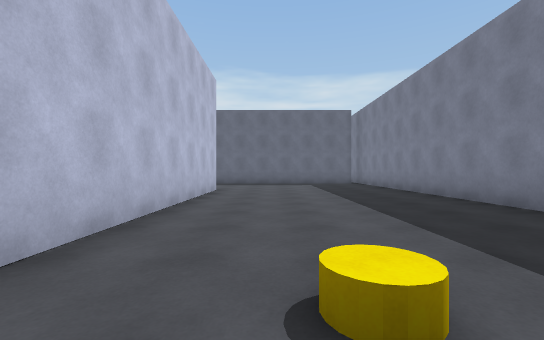
[1] (above)

22 first-person views from a walk through a 3-D level made in the Unity game engine. The camera is 1.2 m above the floor, looks level and sees 90° across. The floor is counted in squares, 2 m on a side. Each view is taken from the middle of a square. On the plan, view 1 faces up. The plan holds only what a view shows up to about 9 squares ahead; the rest is blank. The place goes on beyond the plan. The player is left out.

[2]
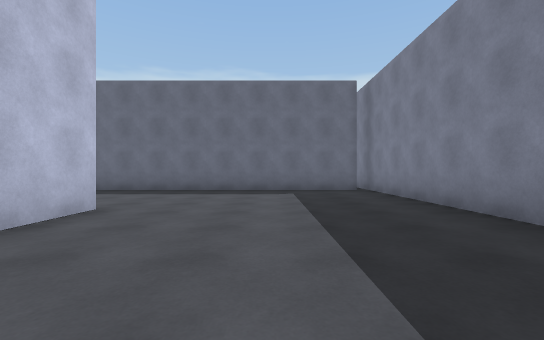

[3]
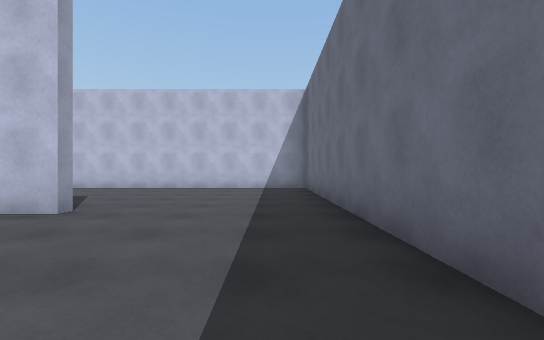

[4]
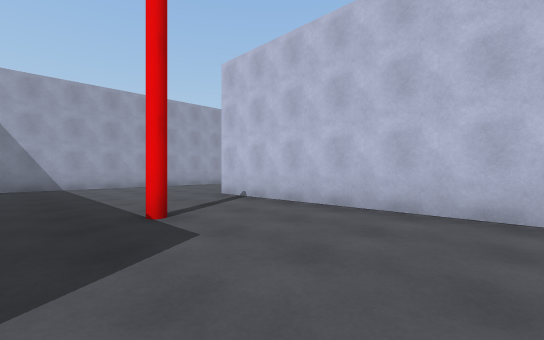

[5]
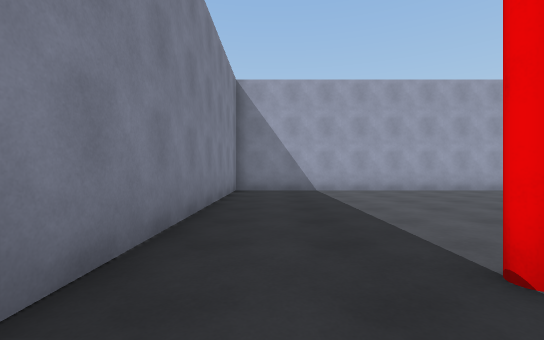

[6]
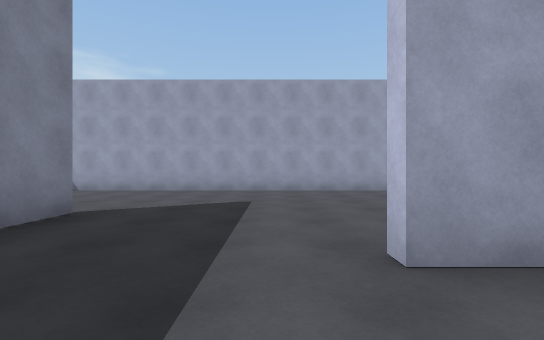

[7]
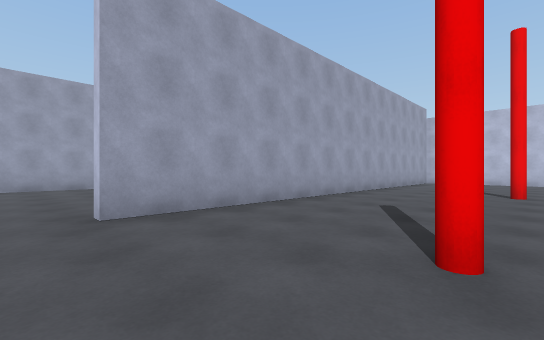

[8]
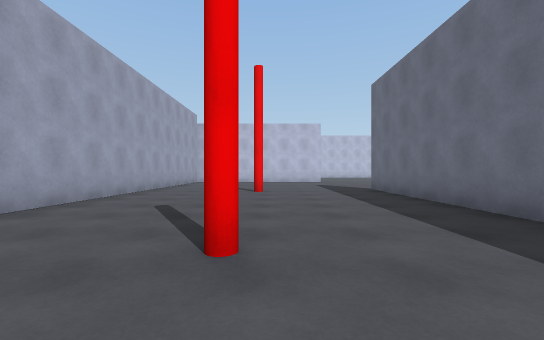

[9]
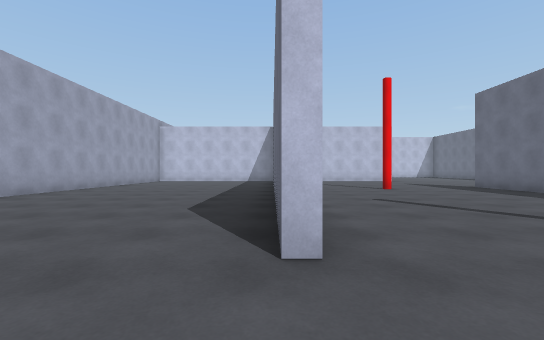

[10]
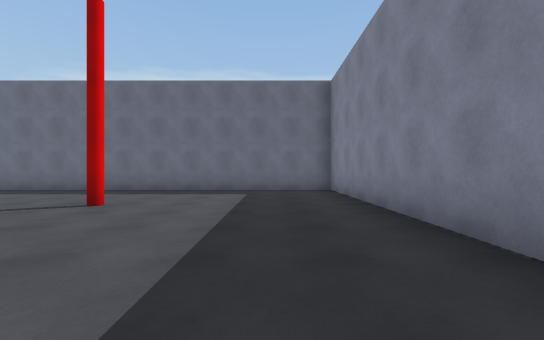

[11]
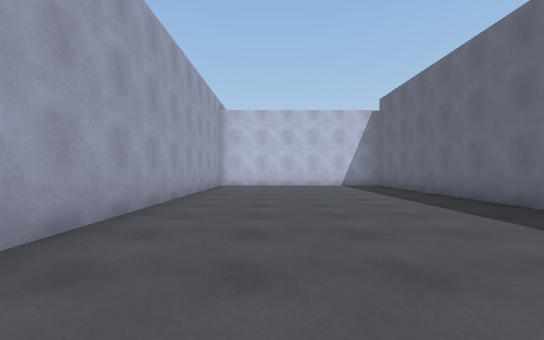

[12]
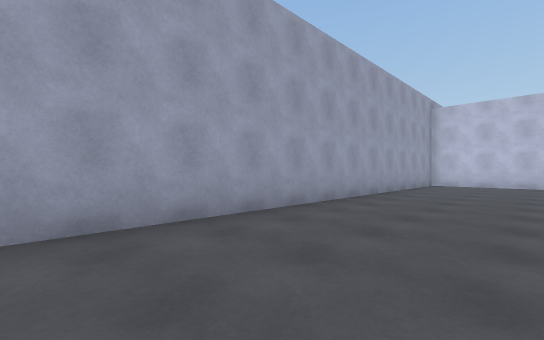

[13]
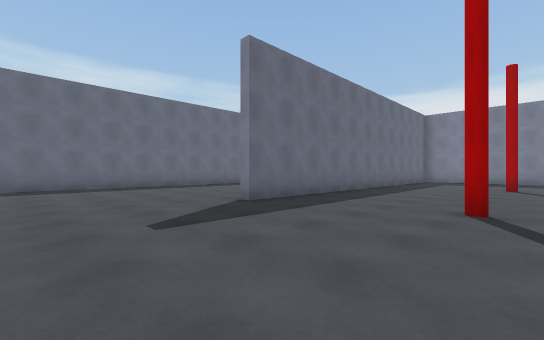

[14]
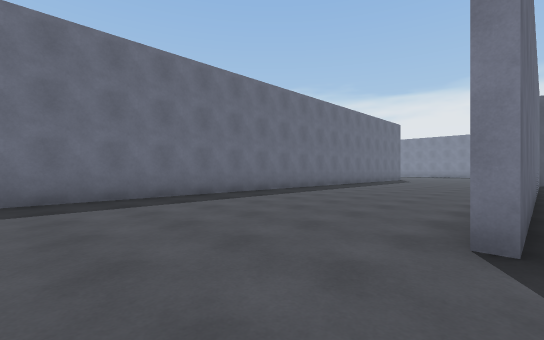

[15]
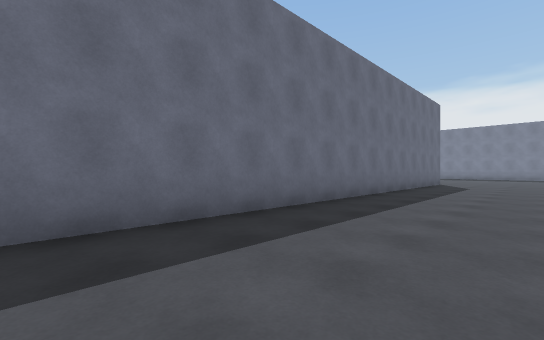

[16]
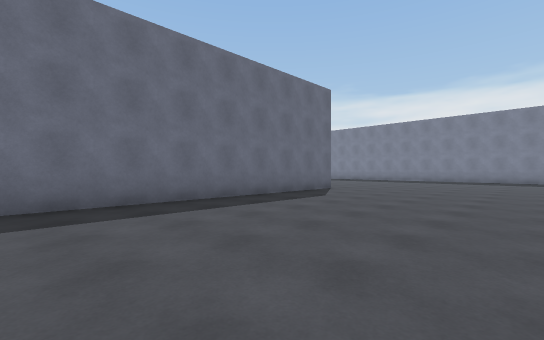

[17]
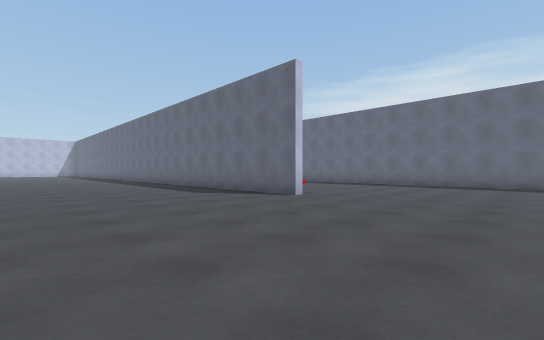

[18]
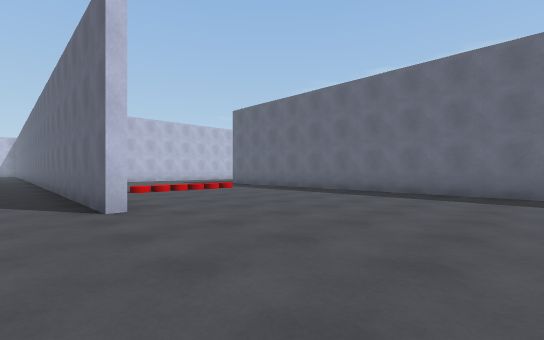

[19]
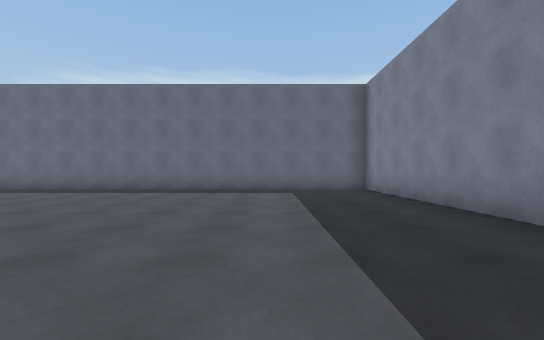

[20]
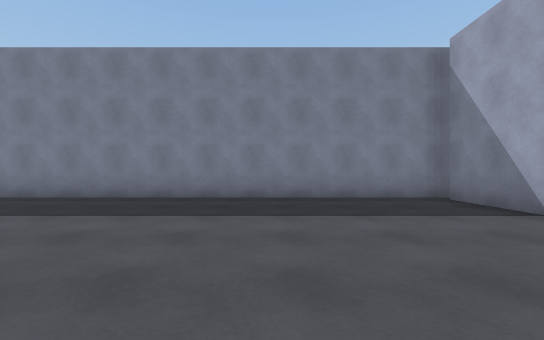

[21]
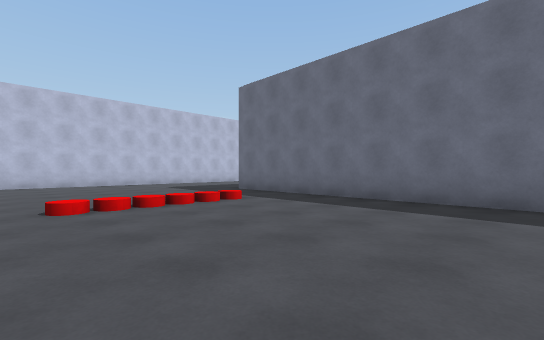

[22]
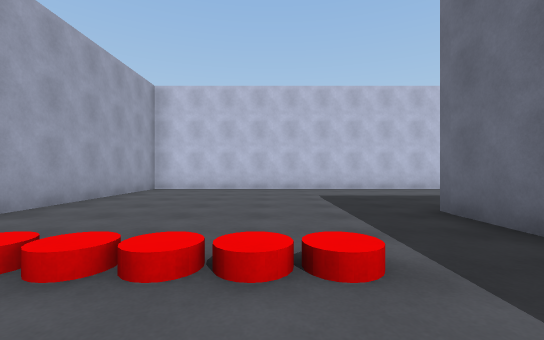

### Floor plan
Points are (right, up) in squares from view 1. A wall is a line through its corners. A room is listed if a view was taken in it or the views show most of it. See-through windows are left out.
Room 1 (views 1, 2, 3, 4, 5, 6, 7, 8, 9, 10, 11, 12, 13, 14, 15, 16, 17, 18, 19, 20, 21, 22)
walls: (-7.2, 5.8) (-7.2, 12.1) (-18.5, 12.1) (-18.5, 12.5); (-10.8, 5.1) (-14.4, 5.1); (-1.7, 8.1) (-1.7, 1.6); (-7.2, 3.1) (-7.2, 4.2); (-4.1, 18) (-22, 18); (-16.8, 5.1) (-22, 5.1); (1.5, 12.4) (3.6, 12.4); (-19.1, 5.3) (-10.8, 5.3); (3.6, 12.1) (-7, 12.1) (-7, 3.2); (3.9, 3.9) (3.9, 24.4) (-10, 24.4); (-14.6, 27.4) (-14.6, 18.3) (-9.6, 18.3); (-22, -1) (-1.9, -1) (-1.9, 6)
objects: yellow cylinder (0, 1)

Where each view was taken, in squares from view 1:
view 1: 0 up, 0 right, facing up
view 2: 4 up, 1 right, facing up
view 3: 11 up, 2 right, facing left
view 4: 9 up, 3 left, facing down-left
view 5: 7 up, 3 left, facing down
view 6: 7 up, 10 left, facing down
view 7: 9 up, 10 left, facing down-left
view 8: 9 up, 10 left, facing left
view 9: 5 up, 9 left, facing left
view 10: 4 up, 9 left, facing up
view 11: 1 up, 13 left, facing left
view 12: 2 up, 12 left, facing down-left
view 13: 8 up, 22 left, facing up-right
view 14: 12 up, 21 left, facing up-right
view 15: 15 up, 17 left, facing up-right
view 16: 13 up, 12 left, facing up-right
view 17: 13 up, 0 right, facing up-left
view 18: 17 up, 0 right, facing up-left
view 19: 16 up, 1 right, facing up
view 20: 16 up, 2 left, facing right
view 21: 19 up, 3 left, facing up-left
view 22: 22 up, 6 left, facing left
